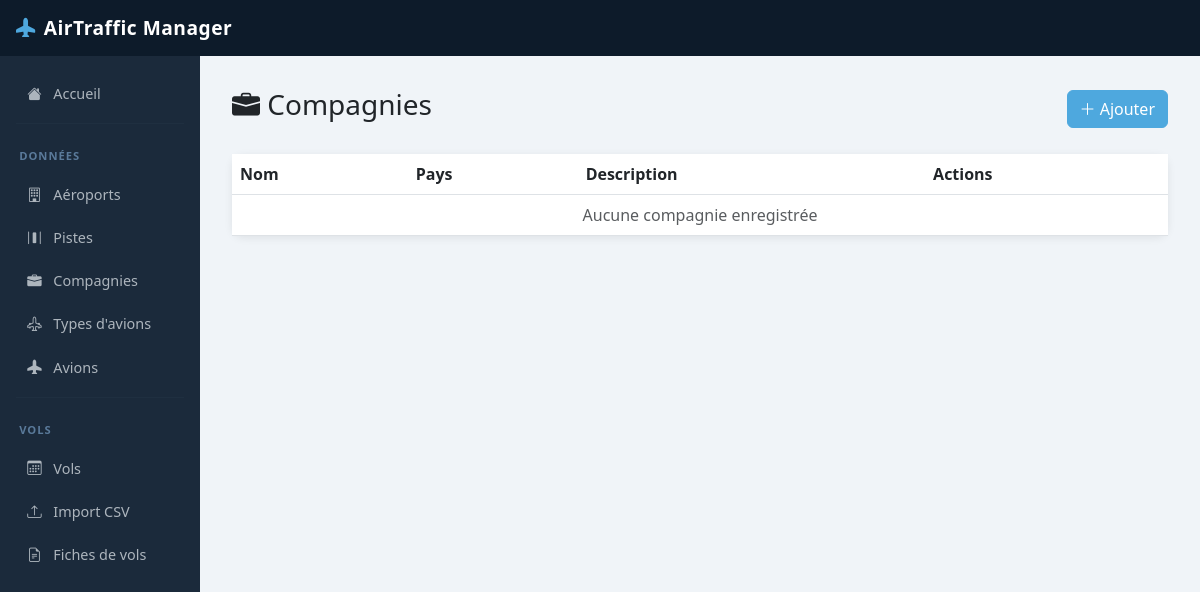
The app's page /TraficAerien/compagnies/, older data.
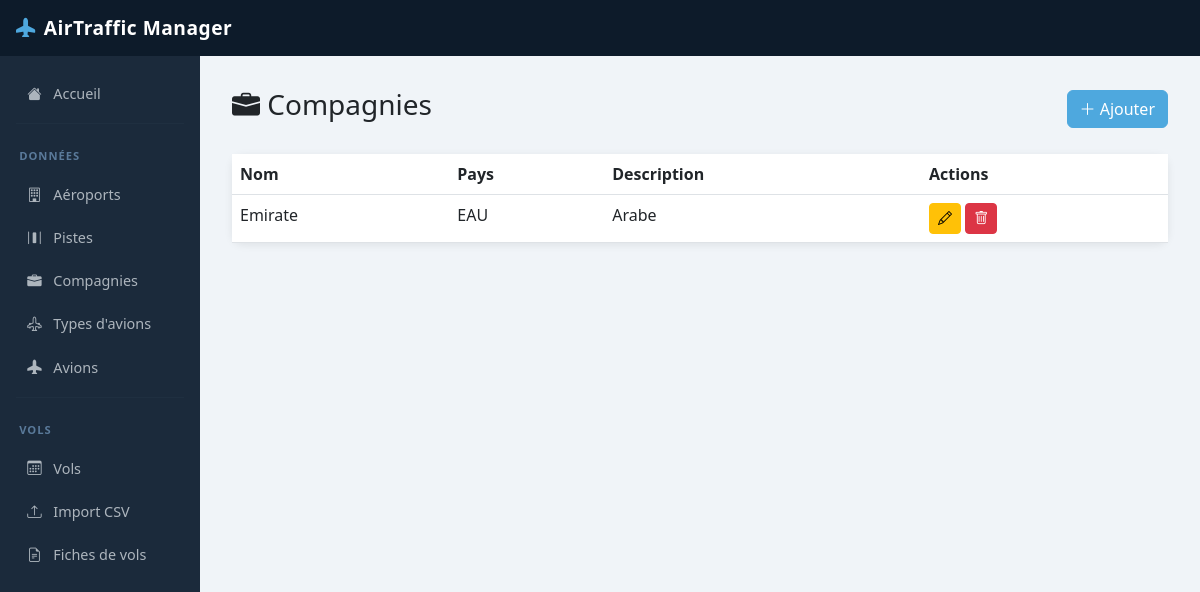
The same page, newer data.
### TraficAerien/models.py (models this page shows, shortened)
class Compagnie(models.Model):
    nom = models.CharField(max_length=100)
    description = models.TextField(blank=True)
    pays_rattachement = models.CharField(max_length=100)

### TraficAerien/views.py (the view)
# urls.py: path('compagnies/', views.compagnie_liste, name='compagnie_liste'),
def compagnie_liste(request):
    compagnies = Compagnie.objects.all()
    return render(request, 'TraficAerien/compagnie_liste.html', {'compagnies': compagnies})

### TraficAerien/templates/TraficAerien/compagnie_liste.html (shortened to what this page needs)
{% extends 'TraficAerien/base.html' %}
{% block content %}
<div class="d-flex justify-content-between align-items-center mb-4">
    <h3><i class="bi bi-briefcase-fill"></i> Compagnies</h3>
    <a href="{% url 'compagnie_creer' %}" class="btn btn-primary">
        <i class="bi bi-plus-lg"></i> Ajouter
    </a>
</div>
<div class="card">
    <table class="table table-hover mb-0">
        <thead>
            <tr><th>Nom</th><th>Pays</th><th>Description</th><th>Actions</th></tr>
        </thead>
        <tbody>
            {% for c in compagnies %}
            <tr>
                <td>{{ c.nom }}</td>
                <td>{{ c.pays_rattachement }}</td>
                <td>{{ c.description }}</td>
                <td>
                    <a href="{% url 'compagnie_modifier' c.pk %}" class="btn btn-sm btn-warning">
                        <i class="bi bi-pencil"></i>
                    </a>
                    <a href="{% url 'compagnie_supprimer' c.pk %}" class="btn btn-sm btn-danger">
                        <i class="bi bi-trash"></i>
                    </a>
                </td>
            </tr>
            {% empty %}
            <tr><td colspan="4" class="text-center text-muted">Aucune compagnie enregistrée</td></tr>
            {% endfor %}
        </tbody>
    </table>
</div>
{% endblock %}

Row changes from the older to the newer data that the page shows:
added Compagnie: nom "Emirate", pays_rattachement "EAU", description "Arabe"
Text that changed along with them:
text no longer shown: "Aucune compagnie enregistrée"
